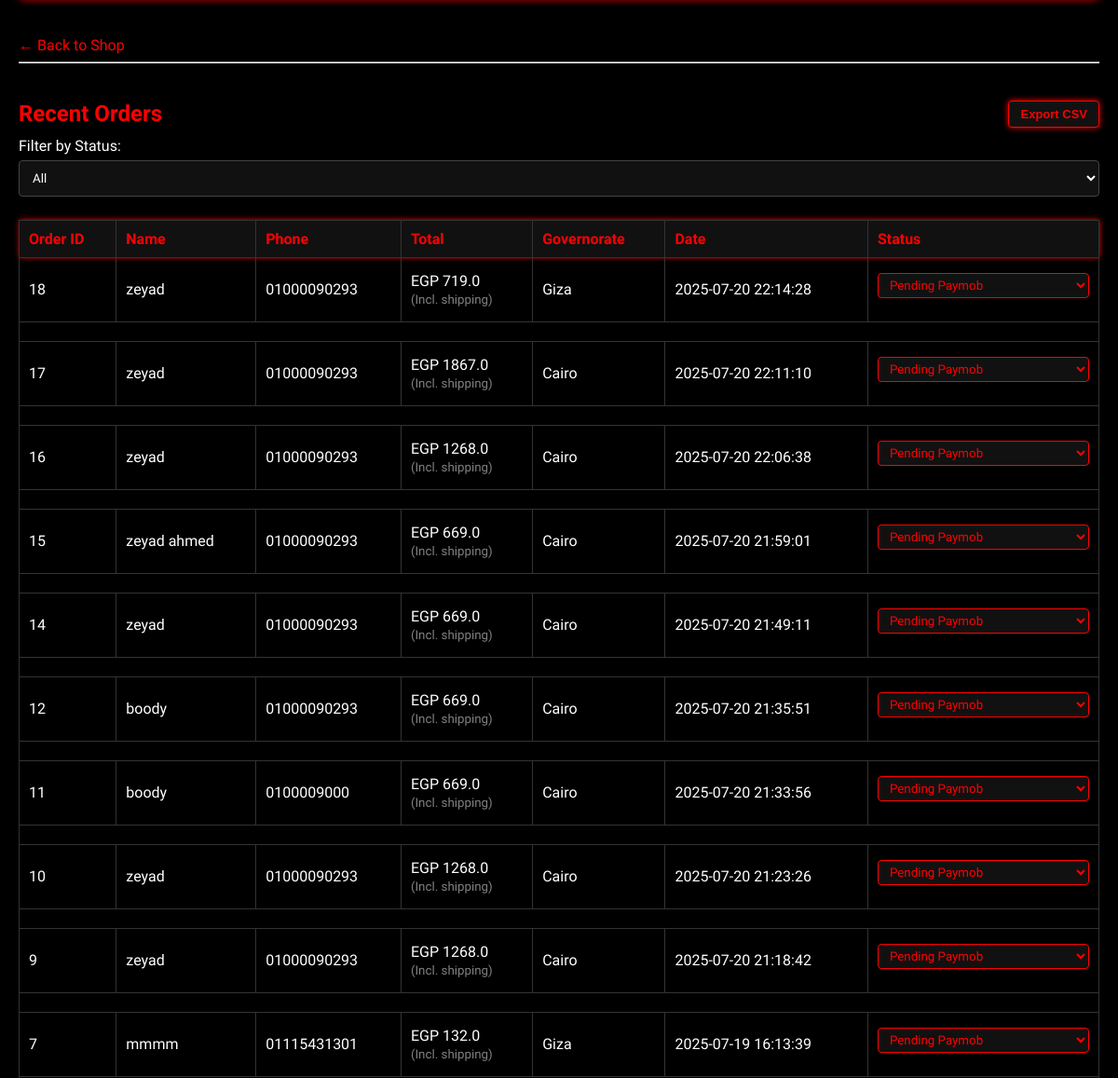
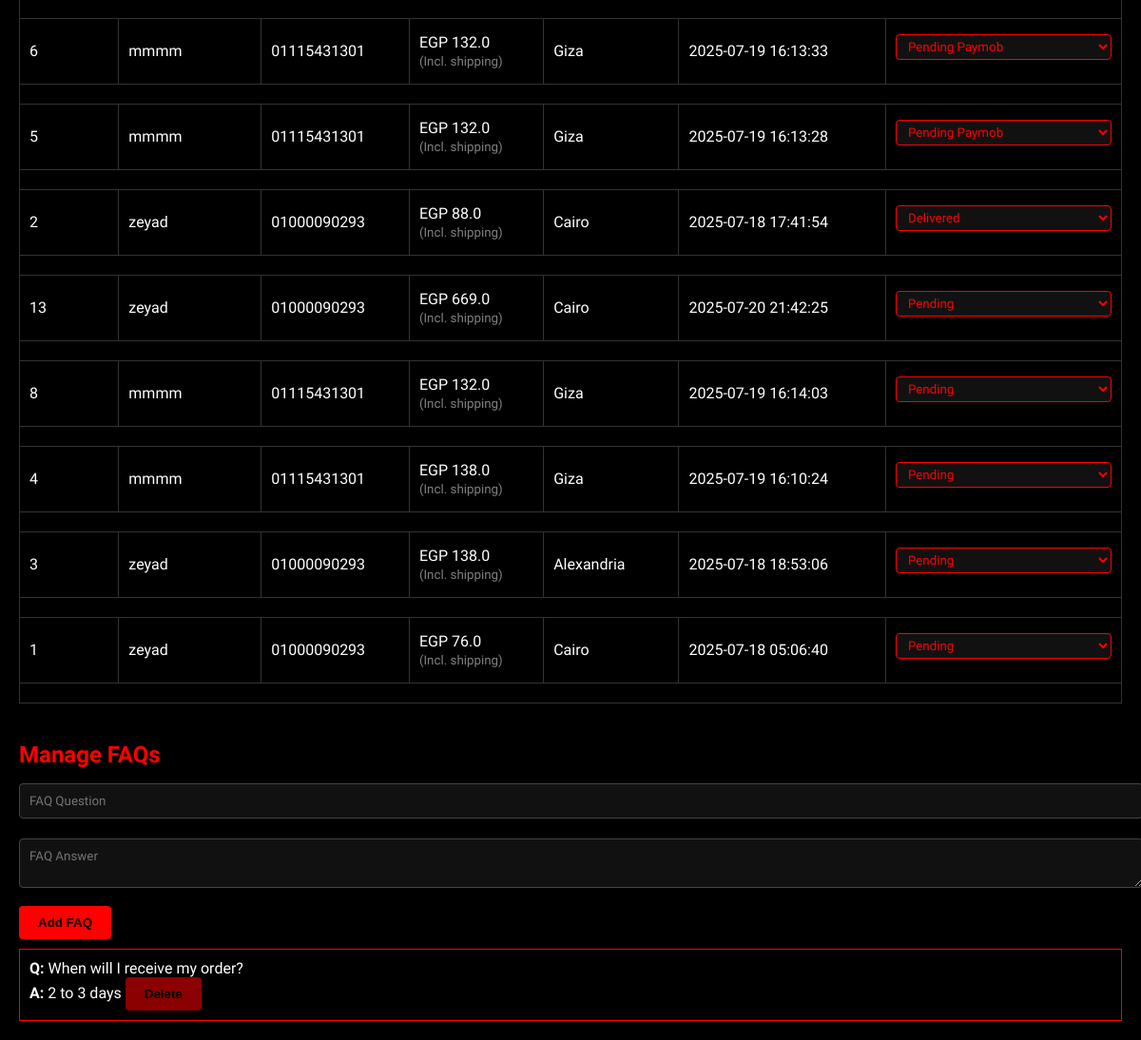
Before: /admin (signed in, lower part) with the older database file (2 pictures, top to bottom).
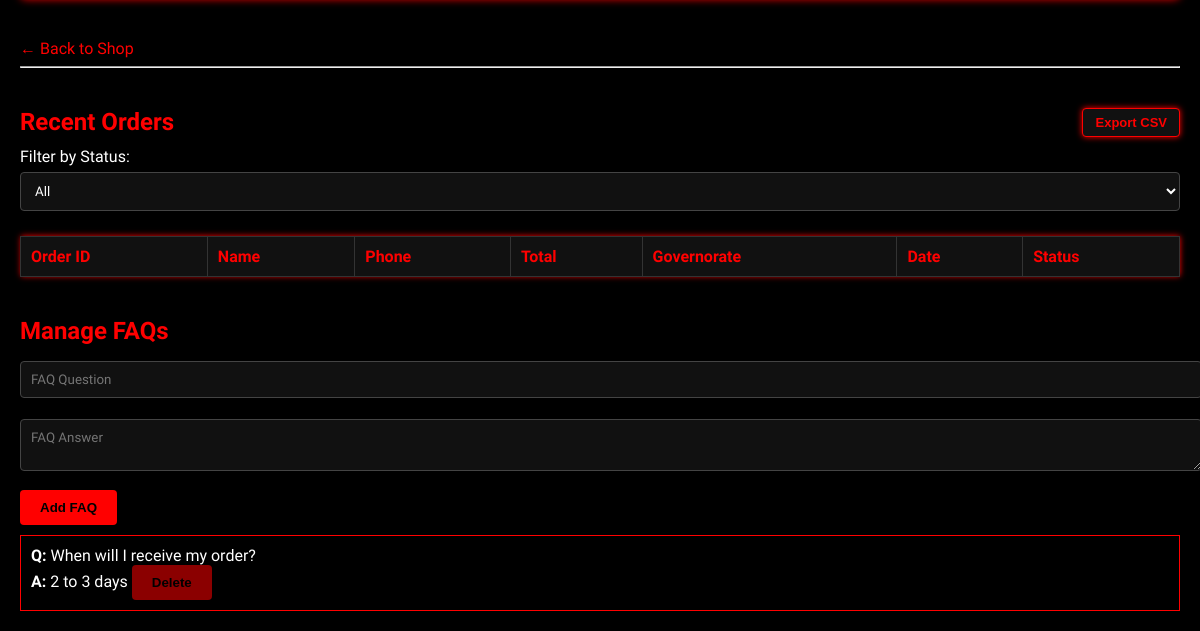
After: the same page with the newer database file.
### tables this page shows
CREATE TABLE orders (
            id INTEGER PRIMARY KEY AUTOINCREMENT,
            name TEXT NOT NULL,
            phone TEXT NOT NULL,
            address TEXT NOT NULL,
            building TEXT NOT NULL,
            floor TEXT NOT NULL,
            apartment TEXT NOT NULL,
            governorate TEXT NOT NULL,
            email TEXT,
            payment TEXT NOT NULL, -- e.g., 'Cash on Delivery', 'card', 'mobile_wallet'
            shipping REAL NOT NULL,
            total_price REAL NOT NULL,
            created_at TEXT NOT NULL,
            status TEXT NOT NULL, -- e.g., 'Pending Cash Delivery', 'Pending Paymob', 'Paid', 'Failed', etc.
            paymob_transaction_id TEXT, -- To store Paymob's transaction ID
            paymob_order_id TEXT -- To store Paymob's order ID (Paymob's internal order ID)
        );

CREATE TABLE faqs (
            id INTEGER PRIMARY KEY AUTOINCREMENT,
            question TEXT NOT NULL,
            answer TEXT NOT NULL
        );

### app.py (the view, shortened to what this page needs)
@app.route('/admin', methods=['GET', 'POST'])
def admin():
    if not session.get('admin'):
        return redirect(url_for('admin_login'))
    conn = sqlite3.connect('store.db')
    c = conn.cursor()
    status_filter = request.args.get('status')
    today = datetime.now().strftime('%Y-%m-%d')
    c.execute('SELECT COUNT(*) FROM orders WHERE DATE(created_at) = ?', (today,))
    orders_today = c.fetchone()[0] or 0
    c.execute('SELECT SUM(total_price) FROM orders WHERE DATE(created_at) = ? AND status = "Delivered"', (today,))
    sales_today = c.fetchone()[0] or 0
    c.execute('SELECT id, name, price, image, sizes, description FROM products')
    rows = c.fetchall()
    products = [{
        'id': row[0],
        'name': row[1],
        'price': row[2],
        'image': row[3],
        'sizes': row[4].split(',') if row[4] else [],
        'description': row[5],
    } for row in rows]
    for product in products:
        if product['image']:
            product['images'] = [path.strip() for path in product['image'].split(',') if path.strip()]
        else:
            product['images'] = []
    query = '''SELECT id, name, phone, governorate, total_price, created_at,
                      COALESCE(status, 'Unknown') as status,
                      payment, paymob_transaction_id
               FROM orders'''
    if status_filter:
        query += ' WHERE COALESCE(status, "Unknown") = ?'
    query += ''' ORDER BY
                      CASE COALESCE(status, 'Unknown')
                          WHEN 'Pending Paymob' THEN 0
                          WHEN 'Pending Cash Delivery' THEN 1
                          WHEN 'Paid' THEN 2
                          WHEN 'Shipped' THEN 3
                          WHEN 'Delivered' THEN 4
                          WHEN 'Failed' THEN 5
                          WHEN 'Unknown' THEN 6
                          ELSE 7
                      END,
                      created_at DESC
                '''
    if status_filter:
        c.execute(query, (status_filter,))
    else:
        c.execute(query)
    order_rows = c.fetchall()
    print(f"🛒 Orders fetched from DB: {len(order_rows)}")
    for row in order_rows:
     print(row)
    orders = []
    for order in order_rows:
     order_id = order[0]
     try:
         c.execute('''
             SELECT products.name, order_items.quantity, order_items.price, order_items.size
             FROM order_items
             JOIN products ON order_items.product_id = products.id
             WHERE order_id = ?
         ''', (order_id,))
         items = [{"name": i[0], "quantity": i[1], "price": i[2], "size": i[3]} for i in c.fetchall()]
         orders.append({
             'id': order_id,
             'name': order[1],
             'phone': order[2],
             'governorate': order[3],
             'total_price': order[4],
             'created_at': order[5],
             'status': order[6],
             'payment_method': order[7],
             'paymob_transaction_id': order[8],
             'items': items,
         })
     except Exception as e:
       print(f"Error processing order {order_id}: {e}")
    c.execute('SELECT COUNT(*) FROM visitors WHERE date = ?', (today,))
    visitor_count = c.fetchone()[0]
    c.execute('SELECT id, question, answer FROM faqs ORDER BY id DESC')
    faqs = [{'id': row[0], 'question': row[1], 'answer': row[2]} for row in c.fetchall()]
    conn.close()
    return render_template('admin.html',
                           products=products,
                           orders=orders,
                           visitor_count=visitor_count,
                           orders_today=orders_today,
                           sales_today=sales_today,
                           faqs=faqs)

### app.py (called while the page is built)
@app.before_request
def require_login():
    if request.endpoint == 'admin' and not session.get('admin'):
        return redirect(url_for('admin_login'))

### templates/admin.html (shortened to what this page needs)
<!DOCTYPE html>
<html>
<head>
</head>
<body>
    <a href="/" class="back-link">&larr; Back to Shop</a>
    <hr>
    <div
        style="display: flex; justify-content: space-between; align-items: center; margin-top: 40px; margin-bottom: 10px;">
        <h2 style="margin: 0;">Recent Orders</h2>
        <form method="get" action="{{ url_for('export_orders_csv') }}">
            <button
                style="background-color: #111; color: red; border: 1px solid red; padding: 6px 12px; font-size: 13px; border-radius: 4px; cursor: pointer; box-shadow: 0 0 6px red;">
                Export CSV
            </button>
        </form>
    </div>
    <form method="GET" action="{{ url_for('admin') }}" style="margin-bottom: 10px;">
        <label for="status">Filter by Status:</label>
        <select name="status" onchange="this.form.submit()">
            <option value="">All</option>
        </select>
    </form>
    <table>
        <thead>
            <tr>
                <th>Order ID</th>
                <th>Name</th>
                <th>Phone</th>
                <th>Total</th>
                <th>Governorate</th>
                <th>Date</th>
                <th>Status</th>
            </tr>
        </thead>
        <tbody>
            {% for order in orders %}
            <tr class="order-row" onclick="toggleDetails('{{ order.id }}')">
                <td>{{ order.id }}</td>
                <td>{{ order.name }}</td>
                <td>{{ order.phone }}</td>
                <td>EGP {{ order.total_price }} <br><small style="color:gray;">(Incl. shipping)</small></td>
                <td>{{ order.governorate }}</td>
                <td>{{ order.created_at }}</td>
                <td>
                    <form method="POST" action="{{ url_for('update_order_status', order_id=order.id) }}">
                        <select name="status" onchange="this.form.submit()"
                            style="background:#111; color: red; border: 1px solid red; padding: 4px 8px; border-radius: 4px;">
                            {% for s in ['Pending', 'Shipped', 'Delivered', 'Pending Paymob', 'Pending Cash Delivery',
                            'Paid', 'Failed'] %}
                            <option value="{{ s }}" {% if order.status==s %}selected{% endif %}>{{ s }}</option>
                            {% endfor %}
                        </select>
                    </form>
                </td>
            </tr>
            <tr>
                <td colspan="7">
                </td>
            </tr>
            {% endfor %}
        </tbody>
    </table>
    <h2>Manage FAQs</h2>
    <form method="POST" action="{{ url_for('add_faq') }}">
        <input type="text" name="question" placeholder="FAQ Question" required>
        <textarea name="answer" placeholder="FAQ Answer" required></textarea>
        <button type="submit">Add FAQ</button>
    </form>
    {% for faq in faqs %}
    <div class="faq-item" style="border: 1px solid red; padding: 10px; margin-top: 10px;">
        <strong>Q:</strong> {{ faq.question }}<br>
        <strong>A:</strong> {{ faq.answer }}
        <form method="POST" action="{{ url_for('delete_faq', faq_id=faq.id) }}" style="display:inline;">
            <button type="submit" style="background-color: darkred;">Delete</button>
        </form>
    </div>
    {% endfor %}
</body>
</html>

### templates/admin.html (style rules this page uses)
body { background: black; color: white; font-family: 'Rajdhani', sans-serif; padding: 20px; margin: 0; }
h1, h2 { color: red; margin-bottom: 10px; }
input:not([type="checkbox"]):not([type="radio"]):not([type="file"]), textarea, select { width: 100%; padding: 10px; margin: 6px 0 15px; background: #111; color: white; border: 1px solid #444; border-radius: 4px; font-family: 'Rajdhani', sans-serif; }
button { background: red; color: black; font-weight: bold; padding: 10px 20px; border: none; border-radius: 4px; cursor: pointer; transition: background 0.3s; }
table { width: 100%; border-collapse: collapse; margin-bottom: 40px; }
th, td { padding: 10px; border: 1px solid #333; text-align: left; }
thead { background-color: #111; color: red; box-shadow: 0 0 6px red; }
a.back-link { color: red; text-decoration: none; display: inline-block; margin-top: 20px; }

Changed rows visible on the page:
removed orders: id "18", name "zeyad", phone "01000090293", total_price "719.0", governorate "Giza", created_at "2025-07-20 22:14:28", status "Pending Paymob"
removed orders: id "17", name "zeyad", phone "01000090293", total_price "1867.0", governorate "Cairo", created_at "2025-07-20 22:11:10", status "Pending Paymob"
removed orders: id "16", name "zeyad", phone "01000090293", total_price "1268.0", governorate "Cairo", created_at "2025-07-20 22:06:38", status "Pending Paymob"
removed orders: id "15", name "zeyad ahmed", phone "01000090293", total_price "669.0", governorate "Cairo", created_at "2025-07-20 21:59:01", status "Pending Paymob"
removed orders: id "14", name "zeyad", phone "01000090293", total_price "669.0", governorate "Cairo", created_at "2025-07-20 21:49:11", status "Pending Paymob"
removed orders: id "12", name "boody", phone "01000090293", total_price "669.0", governorate "Cairo", created_at "2025-07-20 21:35:51", status "Pending Paymob"
removed orders: id "11", name "boody", phone "0100009000", total_price "669.0", governorate "Cairo", created_at "2025-07-20 21:33:56", status "Pending Paymob"
removed orders: id "10", name "zeyad", phone "01000090293", total_price "1268.0", governorate "Cairo", created_at "2025-07-20 21:23:26", status "Pending Paymob"
removed orders: id "9", name "zeyad", phone "01000090293", total_price "1268.0", governorate "Cairo", created_at "2025-07-20 21:18:42", status "Pending Paymob"
removed orders: id "7", name "mmmm", phone "01115431301", total_price "132.0", governorate "Giza", created_at "2025-07-19 16:13:39", status "Pending Paymob"
removed orders: id "6", name "mmmm", phone "01115431301", total_price "132.0", governorate "Giza", created_at "2025-07-19 16:13:33", status "Pending Paymob"
removed orders: id "5", name "mmmm", phone "01115431301", total_price "132.0", governorate "Giza", created_at "2025-07-19 16:13:28", status "Pending Paymob"
removed orders: id "2", name "zeyad", phone "01000090293", total_price "88.0", governorate "Cairo", created_at "2025-07-18 17:41:54", status "Delivered"
removed orders: id "13", name "zeyad", phone "01000090293", total_price "669.0", governorate "Cairo", created_at "2025-07-20 21:42:25"
removed orders: id "8", name "mmmm", phone "01115431301", total_price "132.0", governorate "Giza", created_at "2025-07-19 16:14:03", status "Pending"
removed orders: id "4", name "mmmm", phone "01115431301", total_price "138.0", governorate "Giza", created_at "2025-07-19 16:10:24"
removed orders: id "3", name "zeyad", phone "01000090293", total_price "138.0", governorate "Alexandria", created_at "2025-07-18 18:53:06"
removed orders: id "1", name "zeyad", phone "01000090293", total_price "76.0", governorate "Cairo", created_at "2025-07-18 05:06:40"
